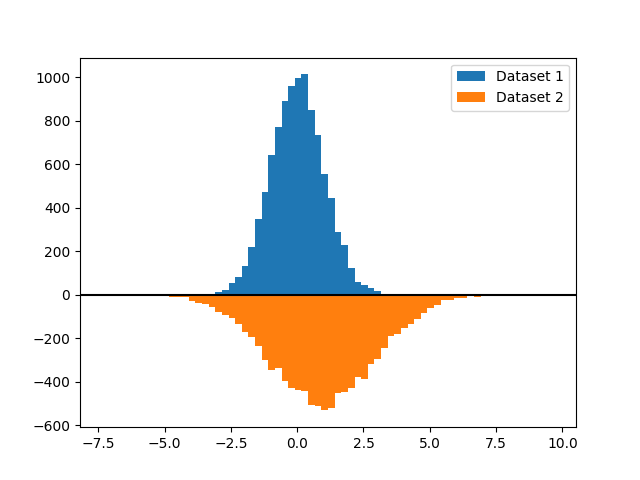

Python code for this plot:
# 引入所需库 双直方图绘制
import matplotlib.pyplot as plt
import numpy as np
import matplotlib
matplotlib.use('TkAgg')


# 设置随机数种子
rng = np.random.default_rng(19680801)

# 数据集中的点数和直方图的宽度
N_points = 10_000
bin_width = 0.25
# 生成了两个具有不同均值和标准差的正态分布数据集
dataset1 = np.random.normal(0, 1, size=N_points)
dataset2 = np.random.normal(1, 2, size=N_points)

# 直方图边界
bins = np.arange(np.min([dataset1, dataset2]),
                    np.max([dataset1, dataset2]) + bin_width, bin_width)

fig, ax = plt.subplots()
# 绘制直方图，使用bins作为边界，设置标签为 "Dataset 1"
ax.hist(dataset1, bins=bins, label="Dataset 1",edgecolor="grey")
# 设置权重weights为-np.ones_like(dataset2)，即直方图的面积变成负值
ax.hist(dataset2, weights=-np.ones_like(dataset2), bins=bins, label="Dataset 2",edgecolor="grey")
# 绘制一条水平线，表示直方图的底部
ax.axhline(0, color="k")
ax.legend()

plt.show()
